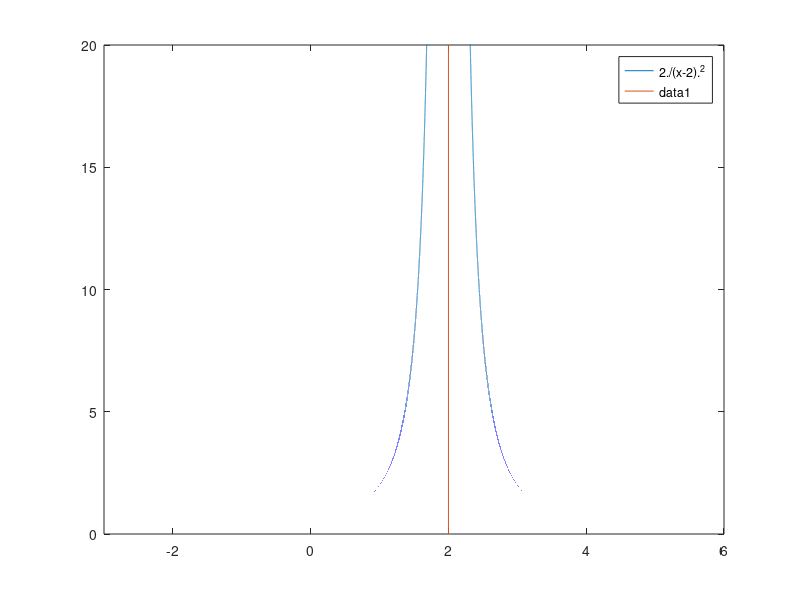

Source code (MATLAB):
# Zadatak

# Nacrtati funkciju y=2/(x-2)^2 na intervalu (-3,-6).
# Ose skalirati tako da se x prikazuje od -3 do 6, a y od 0 do 20.
# U istom grafiku nacrtati vertikalnu pravu x = 2 (od y=0 do y=20)

fplot('2/(x-2)^2', [-3,6]), axis([-3, 6, 0, 20])
hold on
plot([2,2], [0,20])
